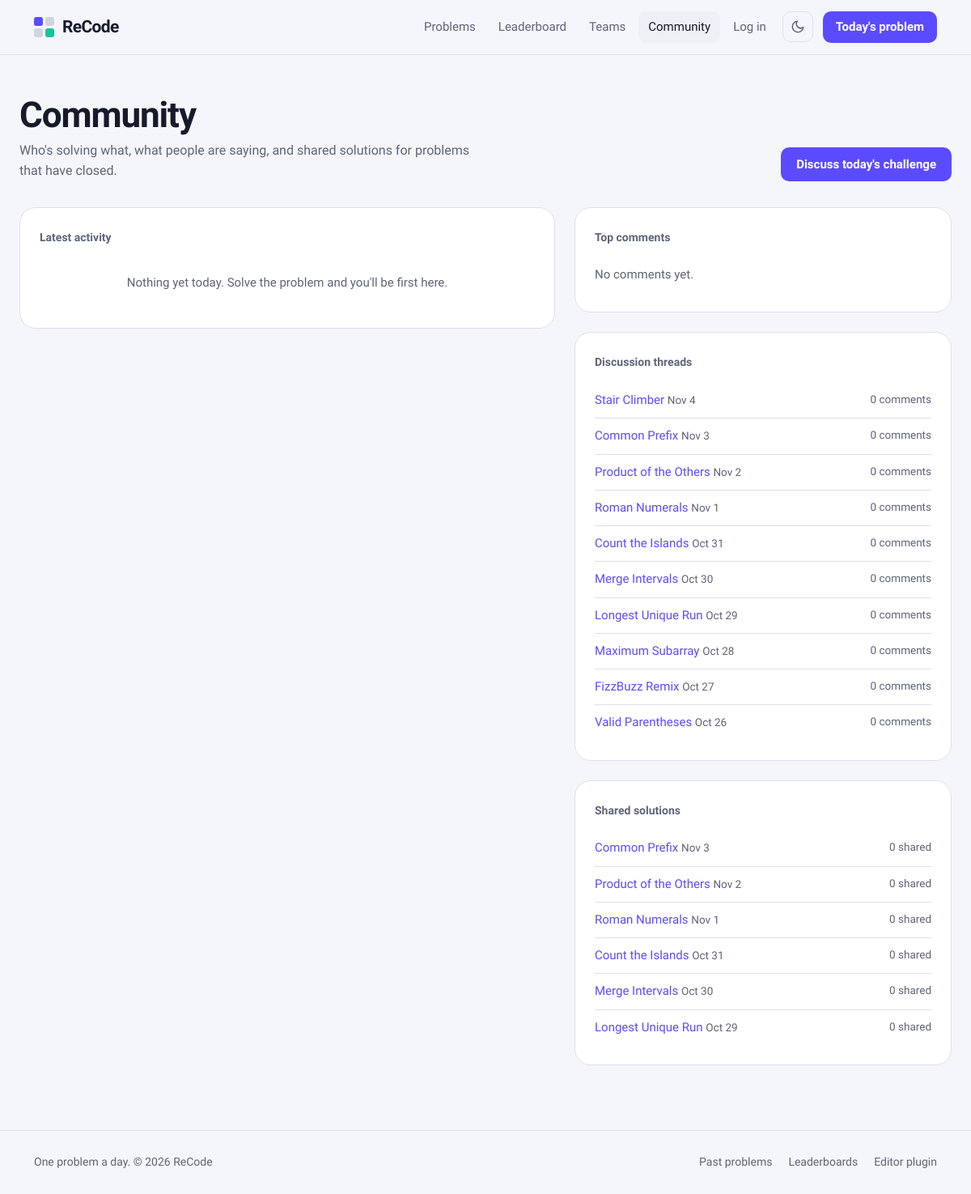
/community/, run on the app's committed database.
### App/models.py (models this page shows, shortened)
class Challenge(models.Model):
    DIFFICULTIES = [("easy", "Easy"), ("medium", "Medium"), ("hard", "Hard")]
    title = models.CharField(max_length=100)
    slug = models.SlugField(max_length=120, unique=True)
    description = models.TextField(help_text="Supports **bold**, `inline code` and ``` code blocks.")
    constraints = models.TextField(blank=True)
    difficulty = models.CharField(max_length=10, choices=DIFFICULTIES, default="easy")
    release_date = models.DateField(db_index=True, help_text="Opens 00:00 UTC, closes 24h later.")
    function_name = models.CharField(max_length=60, help_text="Python name (snake_case). JS uses camelCase.")
    params = models.CharField(max_length=200, help_text="Comma separated parameter names")
    reference_python = models.TextField()
    reference_javascript = models.TextField(blank=True)
    explanation = models.TextField(blank=True, help_text="Shown after the challenge closes.")
    team = models.ForeignKey(Team, null=True, blank=True, on_delete=models.CASCADE, related_name="private_challenges")
    created_by = models.ForeignKey(settings.AUTH_USER_MODEL, null=True, blank=True, on_delete=models.SET_NULL)
    class Meta:
        ordering = ["-release_date"]

### App/views/community.py (the view, shortened to what this page needs)
# urls.py: path("community/", views.community, name="community"),
def community(request):
    today = utc_today()
    challenge = services.todays_challenge()
    activity = []
    activity.sort(key=lambda a: a["at"], reverse=True)
    threads = (
        Challenge.objects.filter(team__isnull=True, release_date__lte=today)
        .annotate(n_comments=Count("comments", distinct=True))
        .order_by("-release_date")[:10]
    )
    galleries = (
        Challenge.objects.filter(team__isnull=True, release_date__lt=today)
        .annotate(n_shared=Count("participations__submissions", filter=Q(participations__submissions__shared=True)))
        .order_by("-release_date")[:6]
    )
    hot = Comment.objects.filter(challenge__team__isnull=True, parent__isnull=True).select_related("author__profile", "challenge").order_by("-score", "-created_at")[:5]
    return render(request, "community.html", {
        "challenge": challenge,
        "activity": activity[:20],
        "threads": threads,
        "galleries": galleries,
        "hot": hot,
    })

### App/models.py (called while the page is built)
def utc_today():
    return timezone.now().astimezone(dt_timezone.utc).date()

### App/services.py (called while the page is built, shortened)
def ensure_daily_challenge(day):
    existing = Challenge.objects.filter(release_date=day, team__isnull=True).first()
    if existing:
        return existing

def todays_challenge():
    return ensure_daily_challenge(utc_today())

### App/templates/community.html (shortened to what this page needs)
{% extends 'base.html' %}
{% load recode %}
{% block content %}
<div class="page">
    <div class="page-head">
        <div>
            <h1>Community</h1>
            <p class="muted mb-0">Who's solving what, what people are saying, and shared solutions for problems that have closed.</p>
        </div>
        <a class="btn-r btn-r-primary" href="{% url 'challenge_discussion' challenge.slug %}">Discuss today's challenge</a>
    </div>
    <div class="row g-4">
        <div class="col-lg-7">
            <div class="r-card">
                <span class="eyebrow">Latest activity</span>
                <ul class="feed">
                {% for a in activity %}
                    <li class="feed-item">
                        {% if a.kind == 'solve' %}
                        <span class="feed-icon solve" aria-hidden="true">{{ a.score|floatformat:0 }}</span>
                        <div>
                            <a href="{{ a.url }}"><strong>{{ a.who }}</strong></a>{% if a.is_team %} <span class="pill pill-team">Team</span>{% endif %}
                            solved <a href="{{ a.challenge.get_absolute_url }}">{{ a.challenge.title }}</a>
                            in {{ a.seconds|duration }} for <strong>{{ a.score|floatformat:1 }}</strong> pts
                            <div class="muted small">{{ a.ago }} ago</div>
                        </div>
                        {% else %}
                        <span class="feed-icon" aria-hidden="true">“</span>
                        <div>
                            <a href="{{ a.url }}"><strong>{{ a.who }}</strong></a> commented on
                            <a href="{% url 'challenge_discussion' a.challenge.slug %}#c{{ a.comment_id }}">{{ a.challenge.title }}</a>
                            <div class="feed-quote">{{ a.body|truncatechars:160 }}</div>
                            <div class="muted small">{{ a.ago }} ago</div>
                        </div>
                        {% endif %}
                    </li>
                {% empty %}
                    <li class="empty">Nothing yet today. Solve the problem and you'll be first here.</li>
                {% endfor %}
                </ul>
            </div>
        </div>
        <div class="col-lg-5">
            <div class="r-card mb-4">
                <span class="eyebrow">Top comments</span>
                <ul class="plain-list mt-2">
                    {% for c in hot %}
                    <li><span class="pill">+{{ c.score }}</span> <a href="{% url 'challenge_discussion' c.challenge.slug %}#c{{ c.pk }}">{{ c.body|truncatechars:80 }}</a><div class="muted small">{{ c.author.profile.name }} on {{ c.challenge.title }}</div></li>
                    {% empty %}<li class="muted">No comments yet.</li>{% endfor %}
                </ul>
            </div>
            <div class="r-card mb-4">
                <span class="eyebrow">Discussion threads</span>
                <ul class="plain-list mt-2">
                    {% for c in threads %}
                    <li class="d-flex justify-content-between"><a href="{% url 'challenge_discussion' c.slug %}">{{ c.title }} <span class="muted small">{{ c.release_date|date:"M j" }}</span></a><span class="muted small">{{ c.n_comments }} comment{{ c.n_comments|pluralize }}</span></li>
                    {% endfor %}
                </ul>
            </div>
            <div class="r-card">
                <span class="eyebrow">Shared solutions</span>
                <ul class="plain-list mt-2">
                    {% for c in galleries %}
                    <li class="d-flex justify-content-between"><a href="{% url 'solutions' c.slug %}">{{ c.title }} <span class="muted small">{{ c.release_date|date:"M j" }}</span></a><span class="muted small">{{ c.n_shared }} shared</span></li>
                    {% empty %}<li class="muted">Galleries unlock after a challenge closes.</li>{% endfor %}
                </ul>
            </div>
        </div>
    </div>
</div>
{% endblock %}

### App/static/style.css (style rules this page uses)
:root { --bg: #F5F6FA; --surface: #FFFFFF; --surface-2: #EEF0F6; --border: #DDE1EC; --border-strong: #C5CADA; --text: #161A2B; --muted: #5E6478; --accent: #5B4BFF; --accent-hover: #4A3AF0; --accent-ink: #FFFFFF; --accent-soft: rgba(91, 75, 255, 0.10); --ok: #0E9E79; --warn: #B7800B; --bad: #D93A40; --tile-ok: #19C39C; --tile-mid: #F5B83D; --tile-ice: #7CC4F4; --tile-off: #E3E6EF; --tile-off-border: #CFD4E2; --editor-bg: #12142A; --shadow: 0 1px 2px rgba(22, 26, 43, 0.06), 0 8px 24px rgba(22, 26, 43, 0.06); --r-panel: 20px; --r-control: 10px; --r-tile: 6px; --font-display: 'Bricolage Grotesque', 'Geist', system-ui, sans-serif; --font-body: 'Geist', system-ui, -apple-system, 'Segoe UI', sans-serif; --mono: 'Geist Mono', ui-monospace, SFMono-Regular, Menlo, monospace; color-scheme: light; }
*, *::before, *::after { box-sizing: border-box; }
html, body { margin: 0; padding: 0; min-height: 100%; }
body { background: var(--bg); color: var(--text); font-family: var(--font-body); font-size: 16px; line-height: 1.55; min-height: 100vh; display: flex; flex-direction: column; -webkit-font-smoothing: antialiased; }
h1, h2, h3, h4, h5 { font-family: var(--font-display); color: var(--text); letter-spacing: -0.025em; line-height: 1.1; font-weight: 700; text-wrap: balance; }
h1 { font-size: clamp(30px, 4vw, 44px); font-weight: 800; }
a { color: var(--accent); text-decoration: none; }
.muted { color: var(--muted) !important; }
.small { font-size: 13.5px; }
.page { width: 100%; max-width: 1200px; margin: 0 auto; padding: 48px 24px 80px; }
.page-head { display: flex; flex-wrap: wrap; align-items: flex-end; justify-content: space-between; gap: 20px; margin-bottom: 32px; }
.page-head h1 { margin: 2px 0 8px; }
.page-head p { max-width: 62ch; }
.eyebrow { display: inline-flex; align-items: center; gap: 8px; color: var(--muted); font-size: 14px; font-weight: 600; }
.empty { color: var(--muted); padding: 20px 4px; text-align: center; font-size: 15px; }
.r-card { background: var(--surface); border: 1px solid var(--border); border-radius: var(--r-panel); padding: 24px; }
.r-card > .eyebrow:first-child { margin-bottom: 6px; }
.btn-r { display: inline-flex; align-items: center; justify-content: center; gap: 8px; min-height: 42px; padding: 9px 18px; border-radius: var(--r-control); border: 1px solid transparent; background: transparent; color: var(--text); font-family: var(--font-body); font-weight: 600; font-size: 15px; line-height: 1.2; cursor: pointer; transition: background-color .15s ease, border-color .15s ease, transform .08s ease; }
.btn-r-primary { background: var(--accent); color: var(--accent-ink); }
.feed { list-style: none; padding: 0; margin: 8px 0 0; }
.plain-list { list-style: none; padding: 0; margin: 0; }
.plain-list li { padding: 10px 0; border-bottom: 1px solid var(--border); font-size: 15px; }
.plain-list li:last-child { border-bottom: 0; }

### data on the page
Challenge: title "Stair Climber", release_date "Nov 4", n_comments "0"
Challenge: title "Common Prefix", release_date "Nov 3", n_comments "0", n_shared "0"
Challenge: title "Product of the Others", release_date "Nov 2", n_comments "0", n_shared "0"
Challenge: title "Roman Numerals", release_date "Nov 1", n_comments "0", n_shared "0"
Challenge: title "Count the Islands", release_date "Oct 31", n_comments "0", n_shared "0"
Challenge: title "Merge Intervals", release_date "Oct 30", n_comments "0", n_shared "0"
Challenge: title "Longest Unique Run", release_date "Oct 29", n_comments "0", n_shared "0"
Challenge: title "Maximum Subarray", release_date "Oct 28", n_comments "0"
Challenge: title "FizzBuzz Remix", release_date "Oct 27", n_comments "0"
Challenge: title "Valid Parentheses", release_date "Oct 26", n_comments "0"
